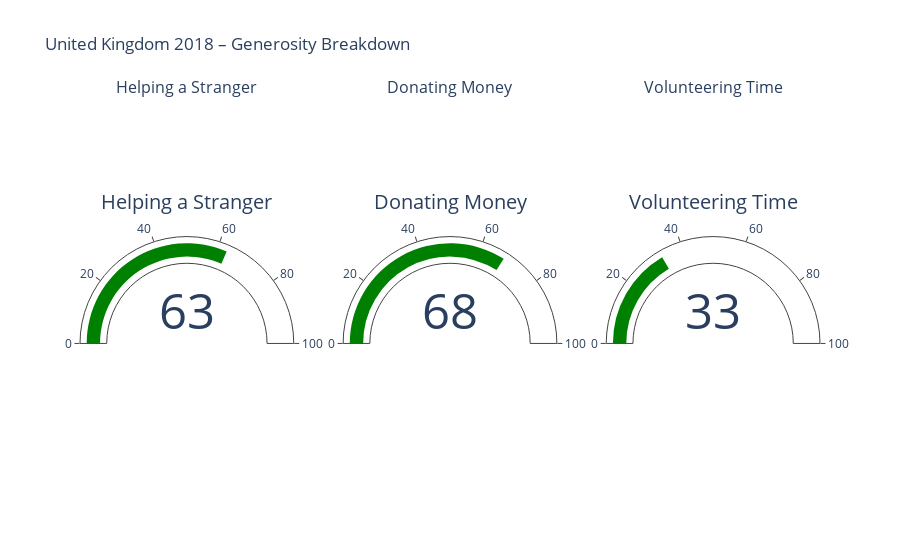

The cell this chart's notebook holds for it:
### Code cell
import pandas as pd
import plotly.graph_objects as go
from plotly.subplots import make_subplots

df = pd.read_csv("all_generosity_data.csv")

# Get Liberia's 2018 metrics
uk_data = df[(df["Country"] == "United Kingdom") & (df["Year"] == 2018)].iloc[0]
help_val = float(uk_data["Helping a stranger Score"].strip('%'))
donate_val = float(uk_data["Donating money Score"].strip('%'))
vol_val = float(uk_data["Volunteering time Score"].strip('%'))

# Set up a 1x3 subplot grid for three gauges
fig = make_subplots(
    rows=1, cols=3, specs=[[{'type': 'domain'}]*3],
    subplot_titles=["Helping a Stranger", "Donating Money", "Volunteering Time"]
)

# Add a gauge for each metric
fig.add_trace(go.Indicator(
    mode="gauge+number",
    value=help_val,
    gauge={'axis': {'range': [0, 100]}},
    title={'text': "Helping a Stranger"}
), row=1, col=1)

fig.add_trace(go.Indicator(
    mode="gauge+number",
    value=donate_val,
    gauge={'axis': {'range': [0, 100]}},
    title={'text': "Donating Money"}
), row=1, col=2)

fig.add_trace(go.Indicator(
    mode="gauge+number",
    value=vol_val,
    gauge={'axis': {'range': [0, 100]}},
    title={'text': "Volunteering Time"}
), row=1, col=3)

fig.update_layout(title_text="United Kingdom 2018 – Generosity Breakdown")
fig.show()

### Figure 1 — Plotly figure (JSON) as saved in the notebook; plotly's stock layout.template omitted (floating-point values rounded to 4 significant figures)
{"data": [{"domain": {"x": [0, 0.2889], "y": [0, 1]}, "gauge": {"axis": {"range": [0, 100]}}, "mode": "gauge+number", "title": {"text": "Helping a Stranger"}, "type": "indicator", "value": 63}, {"domain": {"x": [0.3556, 0.6444], "y": [0, 1]}, "gauge": {"axis": {"range": [0, 100]}}, "mode": "gauge+number", "title": {"text": "Donating Money"}, "type": "indicator", "value": 68}, {"domain": {"x": [0.7111, 1], "y": [0, 1]}, "gauge": {"axis": {"range": [0, 100]}}, "mode": "gauge+number", "title": {"text": "Volunteering Time"}, "type": "indicator", "value": 33}], "layout": {"annotations": [{"font": {"size": 16}, "showarrow": false, "text": "Helping a Stranger", "x": 0.1444, "xanchor": "center", "xref": "paper", "y": 1, "yanchor": "bottom", "yref": "paper"}, {"font": {"size": 16}, "showarrow": false, "text": "Donating Money", "x": 0.5, "xanchor": "center", "xref": "paper", "y": 1, "yanchor": "bottom", "yref": "paper"}, {"font": {"size": 16}, "showarrow": false, "text": "Volunteering Time", "x": 0.8556, "xanchor": "center", "xref": "paper", "y": 1, "yanchor": "bottom", "yref": "paper"}], "title": {"text": "United Kingdom 2018 – Generosity Breakdown"}}}
